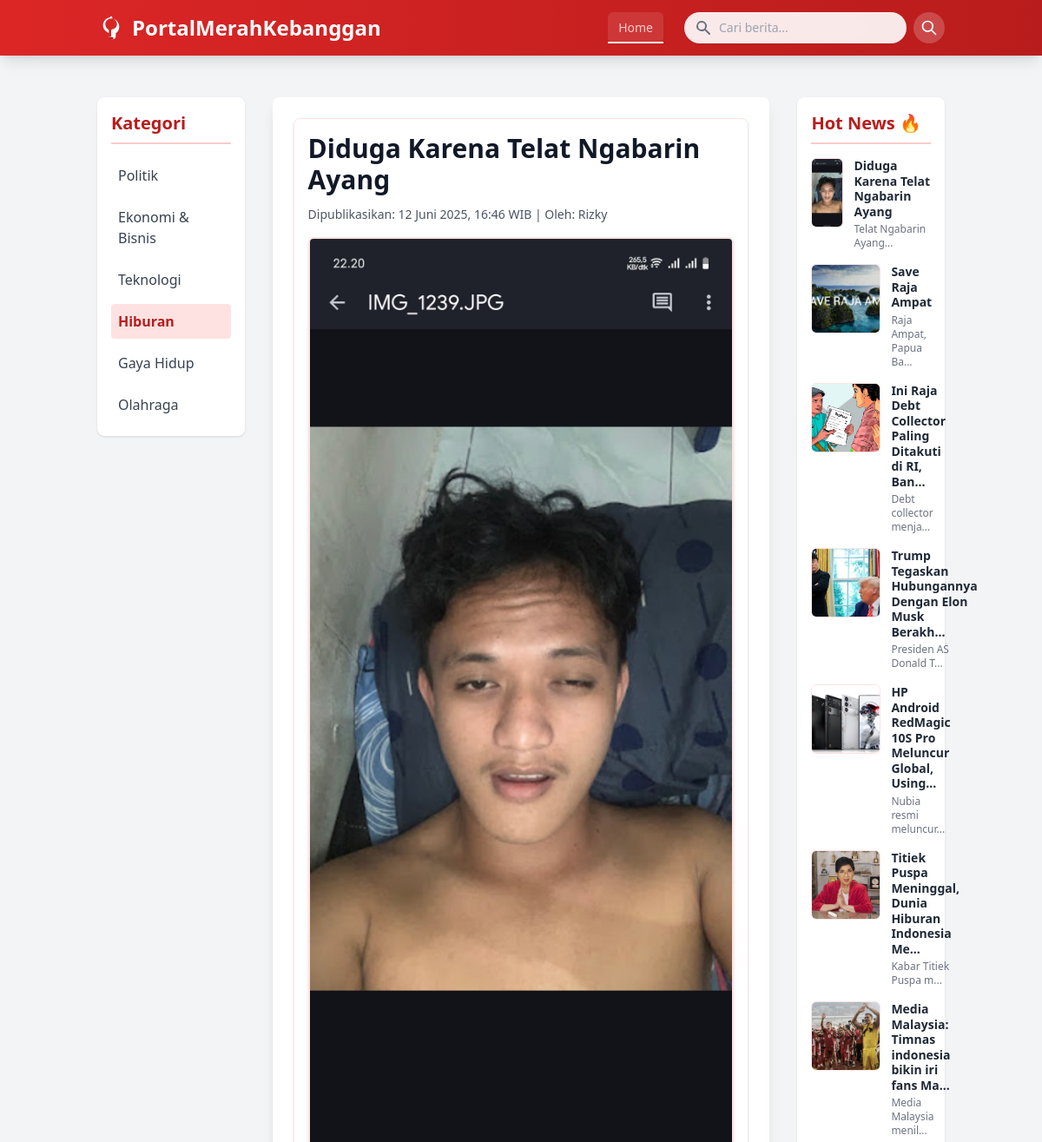
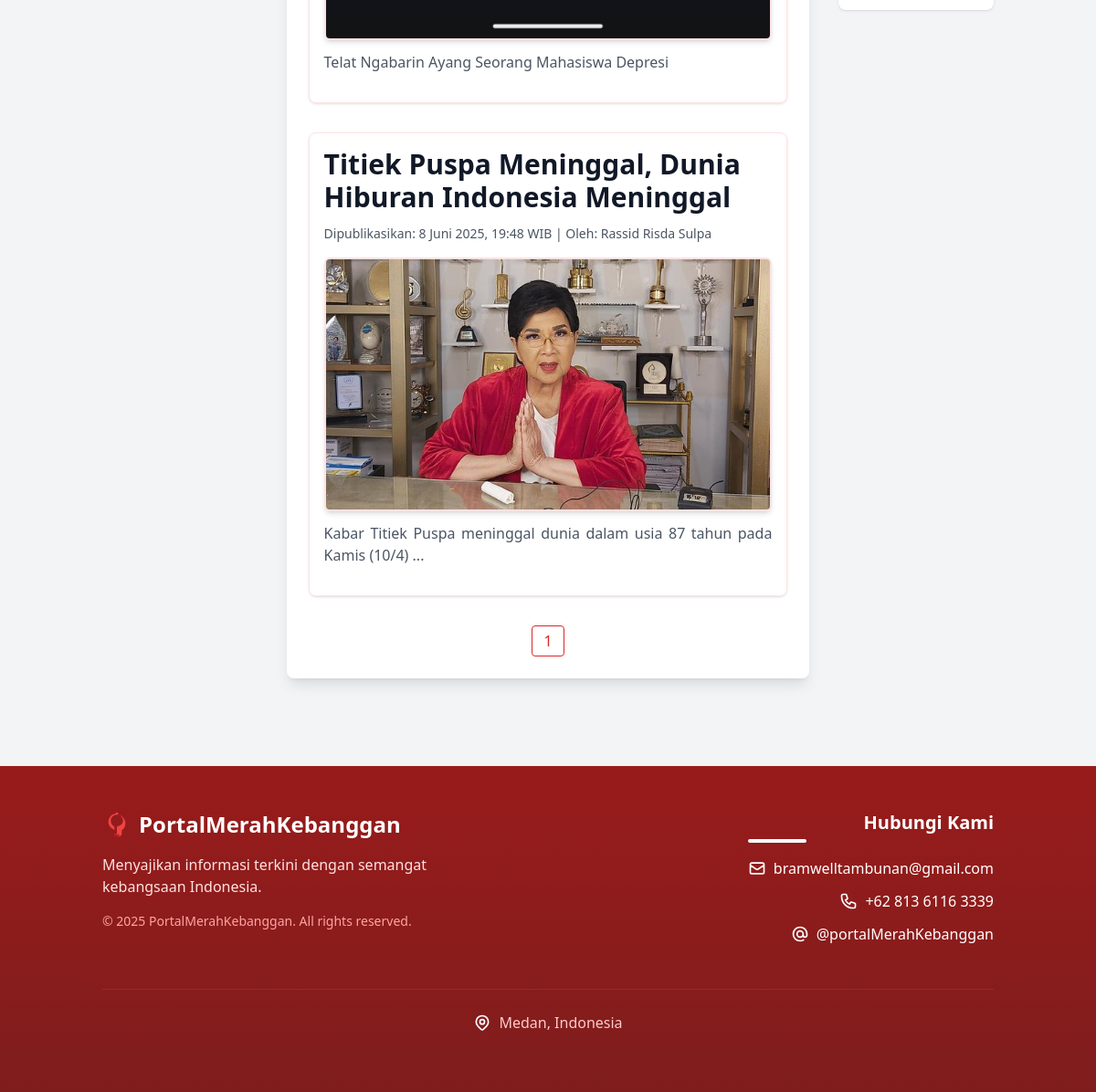
Page /?page=home&kategori=hiburan on the committed database (2 pictures, top to bottom).
### tables this page shows
CREATE TABLE `berita` (
  `id` int(11) NOT NULL,
  `judul` varchar(100) NOT NULL,
  `description` text NOT NULL,
  `kategori` varchar(100) NOT NULL,
  `image` varchar(200) NOT NULL,
  `slug` text DEFAULT NULL,
  `author` varchar(250) DEFAULT NULL,
  `created_at` datetime NOT NULL DEFAULT current_timestamp(),
  `updated_at` datetime DEFAULT NULL
);

### controllers/BeritaControllers.php (called while the page is built, shortened)
<?php
if (!class_exists('BeritaControllers')) {
    class BeritaControllers {
        private $connect;
        public function __construct($dbConnection) {
            $this->connect = $dbConnection;
        }
        public function getBerita() {
            $stmt = $this->connect->prepare("SELECT id, judul, description, slug, author, image, kategori, created_at FROM berita ORDER BY created_at DESC");
            $stmt->execute();
            $result = $stmt->get_result();
            $berita = [];
            while ($row = $result->fetch_assoc()) {
                $berita[] = $row;
            }
            return $berita;
        }
        public function getBeritaOld($limit, $offset) {
            $stmt = $this->connect->prepare("SELECT id, judul, description, slug, author, image, kategori, created_at FROM berita ORDER BY created_at ASC LIMIT ? OFFSET ?");
            $stmt->bind_param("ii", $limit, $offset);
            $stmt->execute();
            $result = $stmt->get_result();
            $berita = [];
            while ($row = $result->fetch_assoc()) {
                $berita[] = $row;
            }
            return $berita;
        }
        public function getBeritaByKategori($kategori, $limit, $offset) {
            $stmt = $this->connect->prepare("SELECT id, judul, description, slug, author, image, kategori, created_at
                                            FROM berita WHERE kategori = ? ORDER BY created_at DESC LIMIT ? OFFSET ?");
            $stmt->bind_param("sii", $kategori, $limit, $offset);
            $stmt->execute();
            $result = $stmt->get_result();
            $berita = [];
            while ($row = $result->fetch_assoc()) {
                $berita[] = $row;
            }
            return $berita;
        }
        public function countBeritaByKategori($kategori) {
            $stmt = $this->connect->prepare("SELECT COUNT(*) as total FROM berita WHERE kategori = ?");
            $stmt->bind_param("s", $kategori);
            $stmt->execute();
            $result = $stmt->get_result();
            $row = $result->fetch_assoc();
            return isset($row['total']) ? (int)$row['total'] : 0;
        }
    }
}
?>

### bagian/template/hotnews.php (the view, shortened to what this page needs)
<?php
require_once __DIR__ . '/../../config/db.php';
include_once __DIR__ . '/../../controllers/BeritaControllers.php';
$beritaController = new BeritaControllers($connect);
$perPage = 7;
$page = isset($_GET['page']) ? (int)$_GET['page'] : 1;
$page = max($page, 1);
$hotNews = $beritaController->getBerita();
$offset = ($page - 1) * $perPage;
$hotNews = array_slice($hotNews, $offset, $perPage);
function truncateText($text, $maxLength) {
    if (strlen($text) <= $maxLength) {
        return $text;
    }
    return substr($text, 0, $maxLength) . '...';
}
?>
<aside class="lg:col-span-1 animate-fadeIn" style="animation-delay: 0.4s;">
    <div class="bg-white p-4 rounded-lg shadow">
        <h2 class="text-xl font-semibold text-red-700 mb-4 border-b-2 border-red-200 pb-2">Hot News 🔥</h2>
        <div id="hot-news-list" class="space-y-4">
            <?php foreach ($hotNews as $item): ?>
            <div class="hot-news-item flex items-start space-x-3 group">
                <img src="./upload/<?= htmlspecialchars($item['image']) ?>" alt="Thumbnail"
                    class="w-20 h-20 object-cover rounded-md border border-red-100 group-hover:opacity-80">
                <div>
                    <a href="index.php?page=respon&slug=<?= urlencode($item['slug']) ?>"
                        class="hot-news-title text-sm font-semibold text-gray-800 hover:text-red-600 leading-tight block">
                        <?= htmlspecialchars(truncateText($item['judul'], 50)) ?>
                    </a>
                    <p class="text-xs text-gray-500 mt-1">
                        <?= htmlspecialchars(truncateText($item['description'], 20)) ?>
                    </p>
                </div>
            </div>
            <?php endforeach; ?>
        </div>
    </div>
</aside>

### pilihan/home.php (shortened to what this page needs)
<?php
require_once __DIR__ . '/../config/db.php';
include_once __DIR__ . '/../controllers/BeritaControllers.php';
$beritaController = new BeritaControllers($connect);
$totalHotNews = $beritaController->countBerita();
$totalPages = ceil($totalHotNews / 4);
$halaman = isset($_GET['halaman']) && is_numeric($_GET['halaman']) ? (int)$_GET['halaman'] : 1;
$halaman = max($halaman, 1);
$offset = ($halaman - 1) * 4;
$beritaaaa = $beritaController->getBeritaOld(4, $offset);
function formatTimeTag($datetime) {
            $bulanIndo = [
                1 => 'Januari', 'Februari', 'Maret', 'April', 'Mei', 'Juni',
                'Juli', 'Agustus', 'September', 'Oktober', 'November', 'Desember'
            ];
            $timestamp = strtotime($datetime);
            $hari = date('j', $timestamp);
            $bulan = $bulanIndo[(int)date('n', $timestamp)];
            $tahun = date('Y', $timestamp);
            $jamMenit = date('H:i', $timestamp);
            $isoDatetime = date('Y-m-d\TH:i:s', $timestamp);
            $displayText = "{$hari} {$bulan} {$tahun}, {$jamMenit} WIB";
            return "<span>Dipublikasikan: <time datetime=\"{$isoDatetime}\">{$displayText}</time></span>";
        }
if (isset($_GET['query']) && !empty($_GET['query'])) {
    $query = $_GET['query'];
    $beritaaaa = $beritaController->searchBeritaBySlug($query, 4, $offset);
    $totalHotNews = $beritaController->countBeritaBySlug($query);
    $totalPages = ceil($totalHotNews / 4);
} else {
    $beritaaaa = $beritaController->getBeritaOld(4, $offset);
}
if (isset($_GET['kategori']) && !empty($_GET['kategori'])) {
    $kategori = $_GET['kategori'];
    $beritaaaa = $beritaController->getBeritaByKategori($kategori, 4, $offset);
    $totalHotNews = $beritaController->countBeritaByKategori($kategori);
    $totalPages = ceil($totalHotNews / 4);
} elseif (isset($_GET['query']) && !empty($_GET['query'])) {
    $query = $_GET['query'];
    $beritaaaa = $beritaController->searchBeritaBySlug($query, 4, $offset);
    $totalHotNews = $beritaController->countBeritaBySlug($query);
    $totalPages = ceil($totalHotNews / 4);
} else {
    $beritaaaa = $beritaController->getBeritaOld(4, $offset);
    $totalHotNews = $beritaController->countBerita();
    $totalPages = ceil($totalHotNews / 4);
}
?>
<!DOCTYPE html>
<html lang="id">
<head>
    <script src="https://cdn.tailwindcss.com"></script>
</head>
<body class="bg-gray-100 font-sans">
    <div class="container mx-auto px-4 sm:px-6 py-8">
        <div class="grid grid-cols-1 lg:grid-cols-5 gap-8">
            <?php include __DIR__ . '/../bagian/template/kategori.php'; ?>
            <main class="lg:col-span-3 bg-white p-6 rounded-lg shadow-lg animate-fadeIn space-y-8">
                <?php foreach ($beritaaaa as $item): ?>
                <article id="main-article-container"
                    class="border border-red-100 rounded-lg p-4 shadow hover:shadow-lg transition duration-300">
                    <h1 id="main-article-title" class="text-2xl md:text-3xl font-bold text-gray-900 mb-3">
                        <?= htmlspecialchars($item['judul']) ?>
                    </h1>
                    <div id="main-article-meta" class="text-sm text-gray-600 mb-4">
                        <?= formatTimeTag($item['created_at']) ?> |
                        <span>Oleh: <?= htmlspecialchars($item['author']) ?></span>
                    </div>
                    <figure id="main-article-figure" class="mb-4">
                        <img src="./upload/<?= htmlspecialchars($item['image']) ?>" alt="Detail"
                            class="w-full h-auto rounded-md shadow-md border-2 border-red-100 mb-3">
                        <?php
                            $deskripsiFull = strip_tags($item['description']);
                            $deskripsiPreview = $deskripsiFull;
                            ?>
                        <figcaption class="text-justify text-sm md:text-base text-gray-600 leading-relaxed mb-2">
                            <span class="deskripsi-preview">
                                <?= nl2br(htmlspecialchars($deskripsiPreview)) ?>
                            </span>
                        </figcaption>
                    </figure>
                </article>
                <?php endforeach; ?>
                <div class="flex justify-center mt-8 space-x-2">
                    <?php for ($i = 1; $i <= $totalPages; $i++): ?>
                    <a href="?page=home&halaman=<?= $i ?>"
                        class="px-3 py-1 border <?= $i == $page ? 'bg-red-600 text-white' : 'bg-white text-red-600 border-red-600' ?> rounded hover:bg-red-700 hover:text-white transition">
                        <?= $i ?>
                    </a>
                    <?php endfor; ?>
                </div>
            </main>
            <?php include __DIR__ . '/../bagian/template/hotnews.php'; ?>
        </div>
    </div>
    <?php include __DIR__ . '/../bagian/template/footer.php'; ?>
</body>
</html>

### pilihan/home.php (style rules this page uses)
.animate-fadeIn { animation: fadeIn 0.5s ease-out forwards; }

### rows in the picture
berita: judul "Diduga Karena Telat Ngabarin Ayang", created_at "12 Juni 2025, 16:46 WIB", author "Rizky", image (picture), description "Telat Ngabarin Ayang Seorang Mahasiswa Depresi", description "Telat Ngabarin Ayang..."
berita: judul "Titiek Puspa Meninggal, Dunia Hiburan Indonesia Meninggal", created_at "8 Juni 2025, 19:48 WIB", author "Rassid Risda Sulpa", image (picture), description "Kabar Titiek Puspa meninggal dunia dalam usia 87 tahun pada Kamis (10/4) ...", judul "Titiek Puspa Meninggal, Dunia Hiburan Indonesia Me...", description "Kabar Titiek Puspa m..."
berita: image (picture), judul "Save Raja Ampat", description "Raja Ampat, Papua Ba..."
berita: image (picture), judul "Ini Raja Debt Collector Paling Ditakuti di RI, Ban...", description "Debt collector menja..."
berita: image (picture), judul "Trump Tegaskan Hubungannya Dengan Elon Musk Berakh...", description "Presiden AS Donald T..."
berita: image (picture), judul "HP Android RedMagic 10S Pro Meluncur Global, Using...", description "Nubia resmi meluncur..."
berita: image (picture), judul "Media Malaysia: Timnas indonesia bikin iri fans Ma...", description "Media Malaysia menil..."
